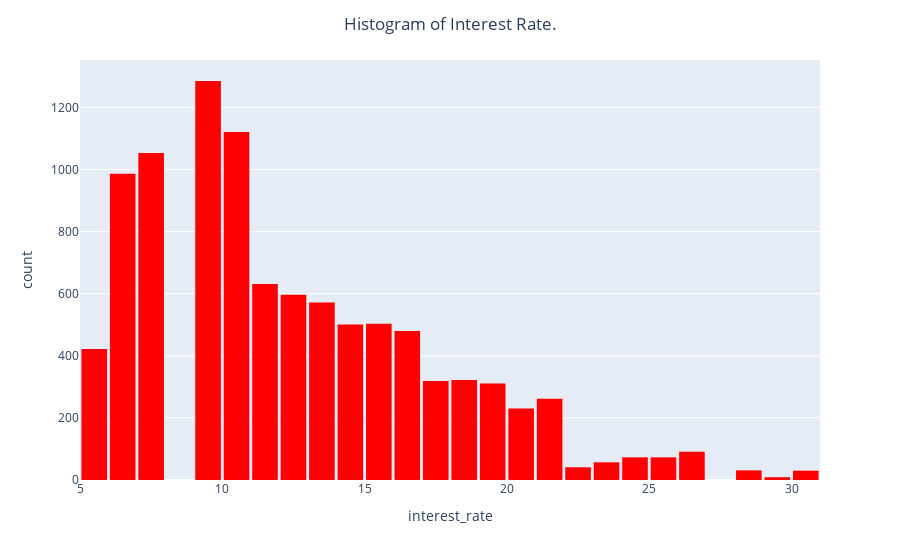

Here is the notebook cell this chart was saved with:
### Markdown cell above
**Problem 1** Create a histogram of your own! Try making a histogram of one of the other pieces of numerical data. Make it as fancy as you want. Include some categorical information. Do you learn anything from your graph? If so what?

### Code cell
# Your code here
fig = px.histogram(DF,
                   nbins=50,
                   x='interest_rate',
                   color_discrete_sequence=['red'])

fig.update_layout(bargap=0.1,
                  title='Histogram of Interest Rate.',
                  title_x=0.5)
fig.show()

### Figure 1 — Plotly figure (JSON) as saved in the notebook; plotly's stock layout.template omitted (floating-point values rounded to 4 significant figures; data arrays with more than 128 entries replaced by an {"elided": "..."} marker saying what was removed)
{"data": [{"alignmentgroup": "True", "bingroup": "x", "hovertemplate": "interest_rate=%{x}<br>count=%{y}<extra></extra>", "legendgroup": "", "marker": {"color": "red", "pattern": {"shape": ""}}, "name": "", "nbinsx": 50, "offsetgroup": "", "orientation": "v", "showlegend": false, "type": "histogram", "x": {"elided": "10000 float values"}, "xaxis": "x", "yaxis": "y"}], "layout": {"autosize": true, "bargap": 0.1, "barmode": "relative", "legend": {"tracegroupgap": 0}, "margin": {"t": 60}, "title": {"text": "Histogram of Interest Rate.", "x": 0.5}, "xaxis": {"anchor": "y", "autorange": true, "domain": [0, 1], "range": [5, 31], "title": {"text": "interest_rate"}, "type": "linear"}, "yaxis": {"anchor": "x", "autorange": true, "domain": [0, 1], "range": [0, 1353.0], "title": {"text": "count"}}}}
